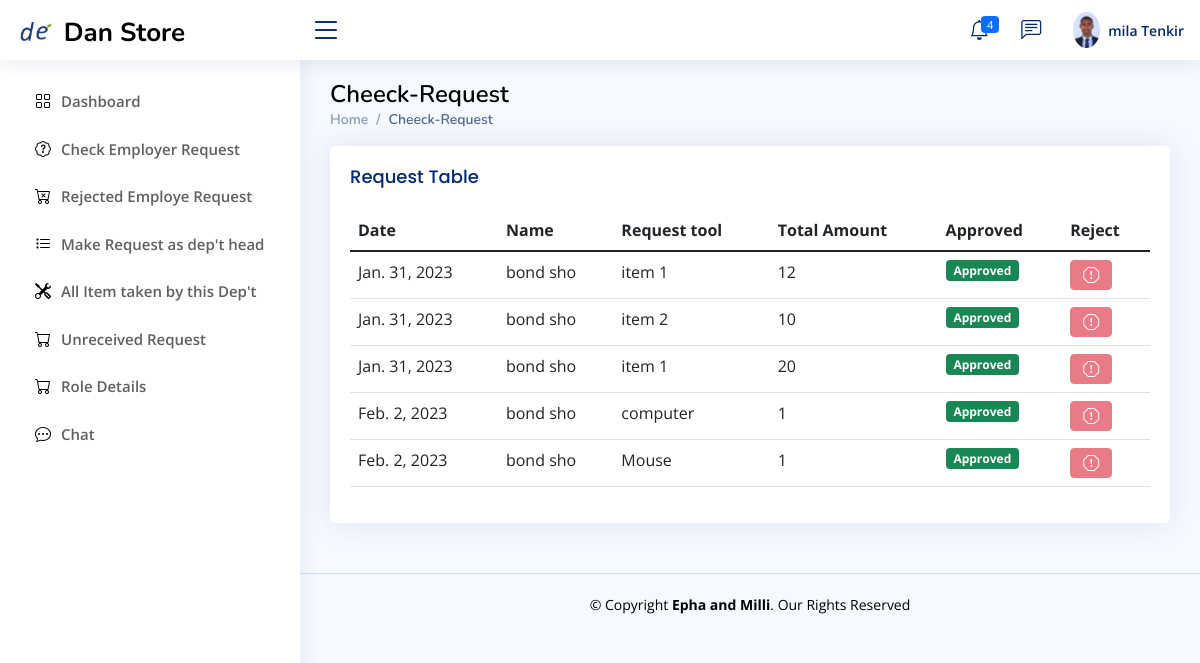
Page /department_head/check_request (signed in) on the earlier database version.
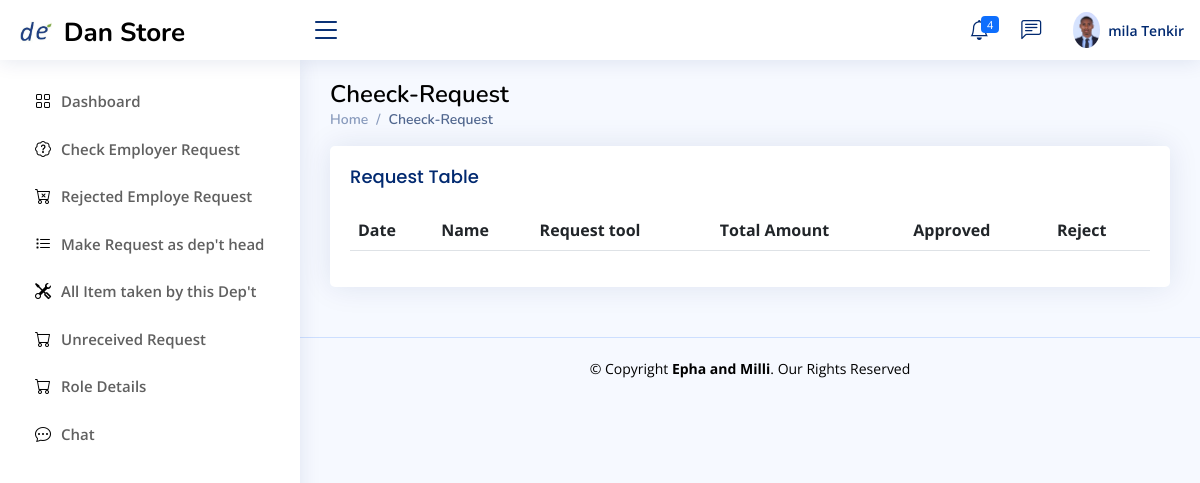
Same page on the later database version.
### Store_manager/models.py (models this page shows, shortened)
class employ(models.Model):
    user=models.ForeignKey(User,null=True,blank=True,on_delete=models.CASCADE)
    role= models.CharField(max_length=200,null=True,blank=True)
    profile_pic=models.ImageField(null=True,blank=True, upload_to='Profile/')
    Full_Name=models.CharField(max_length=300, null=True)
    gender = models.CharField(max_length=20,null=True,blank=True)
    phone1 = models.CharField(max_length=200, null=True)
    phone2 = models.CharField(max_length=200, null=True)
    facebook = models.CharField(max_length=200, null=True,blank=True)
    telegram = models.CharField(max_length=200, null=True,blank=True)
    instagram = models.CharField(max_length=200, null=True,blank=True)
    about = models.TextField(max_length=500, null=True)
    address = models.CharField(max_length=200, null=True)
    inDepartment = models.CharField(max_length=300,null=True)
    date_created = models.DateTimeField(auto_now_add=True, null=True)
    Thechnologist =models.BooleanField(blank=True,null=True,default=False)
    accessStore=models.ForeignKey(allStore,null=True,blank=True,on_delete=models.CASCADE)
    Titel = models.CharField(max_length=20,null=True,blank=True)
    Filed_Study = models.CharField(max_length=20,null=True,blank=True)
    Collage = models.CharField(max_length=20,null=True,blank=True)
    grade=models.CharField(max_length=20,null=True,blank=True)
    Year_Graguation = models.DateField(null=True,blank=True)
    Document=models.FileField(null=True,blank=True,upload_to="File/Document")

class employe_request_form1_permanent(models.Model):
    store_Keeper_action_choice=(
        ('Pending','Pending'),
        ('Allowed','Allowed'),
        ('Reject','Reject'),
        ('Received ','Received'),
    )
    dept_head_action_choice=(
        ('Pending','Pending'),
        ('Approved','Approved'),
        ('Rejected','Rejected'),
    )
    Recival_status=(
        ('Received ','Received'),
        ('Not_Received ','Not_Received'),
        ('Returned','Returned'),
    )
    request_store=models.ForeignKey(allStore,null=True,blank=True,on_delete=models.CASCADE)
    date=models.DateField(auto_now_add=True,null=True)
    dept_head_Action=models.CharField(max_length=200,null=True,choices=dept_head_action_choice,default='Pending')
    Store_Keeper_Action=models.CharField(max_length=200,null=True,choices=store_Keeper_action_choice,default='Pending')
    Recival_status_by_Employer=models.CharField(max_length=200,null=True,choices=Recival_status)
    Request_by=models.CharField(max_length=100,null=True,blank=True)
    Department=models.CharField(max_length=100,null=True,blank=True)
    checkd_by=models.ForeignKey(employ,null=True,blank=True,on_delete=models.CASCADE)
    Description=models.CharField(max_length=100,null=True,blank=True)
    unit=models.CharField(max_length=100,null=True,blank=True)
    req_qty=models.CharField(max_length=100,null=True,blank=True)
    Remark=models.CharField(max_length=100,null=True,blank=True)
    note=models.TextField(max_length=100,null=True,blank=True)
    Type_of_item=models.TextField(max_length=100,null=True,blank=True)
    Serial_No=models.TextField(max_length=100,null=True,blank=True)
    Unique_Name_No=models.TextField(max_length=100,null=True,blank=True)

### Department_Head/views.py (the view)
# urls.py: path('check_request',views.cheek_request,name="check_request"),
def cheek_request(request):
    try:
        if request.user.groups.all()[0].name == 'Dept_Head':
            curretnUser = request.user
            exploreU = employ.objects.get(user = curretnUser)
            me_with=exploreU
            admin=exploreU
            my_message=chatbot.objects.filter(me_with=me_with)
            all_request=employe_request_form1_permanent.objects.filter(Q(checkd_by=exploreU) & ~Q(Recival_status_by_Employer='Not_Received') )
            context={
                'all_request':all_request,
                'my_message':my_message,
                "admin":admin,
            }
            return render(request,'Department_head/check_request.html',context)
        messages.error(request, 'Permission denied ')
        return redirect('log-out')
    except IndexError as e:
        messages.error(request, 'Login Before ')
        return redirect('log-out')

### Templates/Department_head/check_request.html
{% extends 'Department_head/D_base.html' %}
{% block d_head  %}
<main id="main" class="main">
    <div class="pagetitle">
      <h1 style="color: black">Cheeck-Request</h1>
      <nav>
        <ol class="breadcrumb">
          <li class="breadcrumb-item"><a href="{% url 'dept-dashboard' %}">Home</a></li>
          <li class="breadcrumb-item active">Cheeck-Request</li>
        </ol>
      </nav>
    </div>
    <section class="section">
        <div class="row">
          <div class="col-lg-12">
            <div class="card recent-sales overflow-auto">
                <div class="card-body">
                  <h5 class="card-title">Request Table</h5>
                  <table class="table datatable">
                    <thead>
                      <tr>
                        <th scope="col">Date</th>
                        <th scope="col">Name</th>
                        <th scope="col">Request tool</th>
                        <th scope="col">Total Amount</th>
                        <th scope="col">Approved</th>
                        <th scope="col">Reject</th>
                      </tr>
                    </thead>
                    <tbody>
                      {% for request in all_request %}
                      <tr>
                        <td>{{request.date}}</td>
                        <td>{{request.Request_by}}</td>
                        <td>{{request.Description}}</td>
                        <td>{{request.req_qty}}</td>
                        {% if request.dept_head_Action == 'Pending' %}
                        <td>
                          <a href="{% url 'aprove_request' request.id %}" class="btn btn-success"><i class="bi bi-check-circle"></i></a>
                        </td>
                         <td>
                          <a href="{% url 'reject_request' request.id %}" class="btn btn-danger"><i class="bi bi-exclamation-octagon"></i></a>
                         </td>
                       </tr>
                       {% elif request.dept_head_Action == 'Approved' %}
                        <td><span class="badge bg-success">{{request.dept_head_Action}}</span></td>
                        <td>
                          <button type="button" class="btn btn-danger" disabled><i class="bi bi-exclamation-octagon"></i></button>
                        </td>
                        {% elif request.dept_head_Action == 'Rejected' %}
                        <td>
                          <button type="button" class="btn btn-success" disabled> <i class="bi bi-check-circle"></i></button>
                      </td>
                        <td><span class="badge bg-danger">{{request.dept_head_Action}}</span></td>
                        {% endif %}
                      </tr>
                     {% endfor %}
                    </tbody>
                  </table>
                </div>
              </div>
         </div>
    </section>
  </main>
{% endblock %}

### Templates/Department_head/D_base.html (shortened to what this page needs)
{% extends 'base.html' %} {% load static %}
{% block content %}
<header id="header" class="header fixed-top d-flex align-items-center">
  <div class="d-flex align-items-center justify-content-right">
    <a href="index.html" class="logo d-flex align-items-center">
      <img src="{% static '/img/newfile.png' %}" alt="" />
      <span
        class="d-none d-lg-block"
        style="color: black; margin-top: 5px; padding-left: 5px"
        >Dan Store</span
      >
    </a>
    <i class="bi bi-list toggle-sidebar-btn" style="margin-right: 10px"></i>
  </div>
  <nav class="header-nav ms-auto">
    <ul class="d-flex align-items-center">
      <li class="nav-item dropdown">
        <a class="nav-link nav-icon" href="#" data-bs-toggle="dropdown">
          <i class="bi bi-bell"></i>
          <span class="badge bg-primary badge-number">4</span> </a
        >
      </li>
      <li class="nav-item dropdown">
        <a class="nav-link nav-icon" href="#" data-bs-toggle="dropdown">
          <i class="bi bi-chat-left-text"></i>
      </li>
      <li class="nav-item dropdown pe-3">
        <a
          class="nav-link nav-profile d-flex align-items-center pe-0"
          href="#"
          data-bs-toggle="dropdown"
        >
          {% if admin.profile_pic %}
          <img
            src="{{admin.profile_pic.url}}"
            alt="Profile"
            class="rounded-circle"
          />
          {% endif %}
          <span class="d-none d-md-block ps-2"
            >{{user.first_name}} {{user.last_name}}</span
          > </a
        >
      </li>
    </ul>
  </nav>
</header>
<aside id="sidebar" class="sidebar">
  <ul class="sidebar-nav" id="sidebar-nav">
    <li class="nav-item">
        <a class="nav-link collapsed active" href="{% url 'dept-dashboard' %}">
          <i class="bi bi-grid" style="color: black"></i>
          <span style="color: rgb(96, 96, 96)">Dashboard</span>
        </a>
      </li>
    <li class="nav-item">
      <a class="nav-link collapsed active" href="{% url 'check_request' %}">
        <i class="bi bi-patch-question" style="color: black"></i>
        <span style="color: rgb(96, 96, 96)">Check Employer Request</span>
      </a>
    </li>
    <li class="nav-item">
      <a class="nav-link collapsed active" href="{% url 'rejected_emp_request' %}">
        <i class="bi bi-cart-x" style="color: black"></i>
        <span style="color: rgb(96, 96, 96)">Rejected Employe Request </span>
      </a>
    </li>
    <li class="nav-item">
      <a class="nav-link collapsed active" href="{% url 'make_request' %}">
        <i class="bi bi-list-task" style="color: black"></i>
        <span style="color: rgb(96, 96, 96)"> Make Request as dep't head</span>
      </a>
    </li>
    <li class="nav-item">
      <a class="nav-link collapsed active" href="{% url 'all_item_taken_by' %}">
        <i class="bi bi-tools" style="color: black"></i>
        <span style="color: rgb(96, 96, 96)">All Item taken by this Dep't</span>
      </a>
    </li>
    <li class="nav-item">
      <a class="nav-link collapsed active" href="{% url 'unreceived-request' %}">
        <i class="bi bi-cart" style="color: black"></i>
        <span style="color: rgb(96, 96, 96)">Unreceived Request</span>
      </a>
    </li>
    <li class="nav-item">
      <a class="nav-link collapsed active" href="{% url 'dept_role' %}">
        <i class="bi bi-cart" style="color: black"></i>
        <span style="color: rgb(96, 96, 96)">Role Details</span>
      </a>
    </li>
    <li class="nav-item">
      <a class="nav-link collapsed active" href="{% url 'dept_chat' %}">
        <i class="bi bi-chat-dots" style="color: black"></i>
        <span style="color: rgb(96, 96, 96)">Chat</span>
      </a>
    </li>
  </ul>
</aside>
{% block d_head %}
{% endblock %}
{% endblock %}

### Templates/base.html (shortened to what this page needs)
{% load static %}
<!DOCTYPE HTML PUBLIC "-//W3C//DTD HTML 4.01 Transitional//EN" "http://www.w3.org/TR/html4/loose.dtd">
<html lang="en">
  <head>
    <link
      href="{% static 'assets/vendor/bootstrap/css/bootstrap.min.css' %}"
      rel="stylesheet"
    />
    <link
      href="{% static 'assets/vendor/bootstrap-icons/bootstrap-icons.css' %}"
      rel="stylesheet"
    />
    <link
      href="{% static 'assets/vendor/boxicons/css/boxicons.min.css' %}"
      rel="stylesheet"
    />
    <link
      href="{% static 'assets/vendor/quill/quill.snow.css' %}"
      rel="stylesheet"
    />
    <link
      href="{% static 'assets/vendor/quill/quill.bubble.css' %}"
      rel="stylesheet"
    />
    <link
      href="{% static 'assets/vendor/remixicon/remixicon.css' %}"
      rel="stylesheet"
    />
    <link
      href="{% static 'assets/vendor/simple-datatables/style.css' %}"
      rel="stylesheet"
    />
    <link href="{% static 'assets/css/style.css' %}" rel="stylesheet" />
  </head>
  <body>
    {% block content %}
    {% endblock %}
    {% block footer %}
    <footer id="footer" class="footer">
      <div class="copyright" style="color: black">
        &copy; Copyright <strong><span>Epha and Milli</span></strong
        >. Our Rights Reserved
      </div>
    </footer>
    {% endblock %}
  </body>
</html>

### static/assets/css/style.css (style rules this page uses)
:root { scroll-behavior: smooth; }
body { font-family: "Open Sans", sans-serif; background: #f6f9ff; color: #444444; }
a { color: #4154f1; text-decoration: none; }
h1, h2, h3, h4, h5, h6 { font-family: "Nunito", sans-serif; }
#main { margin-top: 60px; padding: 20px 30px; transition: all 0.3s; }
.pagetitle { margin-bottom: 10px; }
.pagetitle h1 { font-size: 24px; margin-bottom: 0; font-weight: 600; color: #012970; }
.card { margin-bottom: 30px; border: none; border-radius: 5px; box-shadow: 0px 0 30px rgba(1, 41, 112, 0.1); }
.card-title { padding: 20px 0 15px 0; font-size: 18px; font-weight: 500; color: #012970; font-family: "Poppins", sans-serif; }
.card-body { padding: 0 20px 20px 20px; }
.breadcrumb { font-size: 14px; font-family: "Nunito", sans-serif; color: #899bbd; font-weight: 600; }
.breadcrumb a { color: #899bbd; transition: 0.3s; }
.breadcrumb .breadcrumb-item::before { color: #899bbd; }
.breadcrumb .active { color: #51678f; font-weight: 600; }
.logo { line-height: 1; }
@media (min-width: 1200px) { .logo { width: 280px; } }
.logo img { max-height: 26px; margin-right: 6px; }
.logo span { font-size: 26px; font-weight: 700; color: #012970; font-family: "Nunito", sans-serif; }
.header { transition: all 0.5s; z-index: 997; height: 60px; box-shadow: 0px 2px 20px rgba(1, 41, 112, 0.1); background-color: #fff; padding-left: 20px; }
.header .toggle-sidebar-btn { font-size: 32px; padding-left: 10px; cursor: pointer; color: #012970; }
.header-nav ul { list-style: none; }
.header-nav > ul { margin: 0; padding: 0; }
.header-nav .nav-icon { font-size: 20px; color: #012970; }
.header-nav .nav-profile { color: #012970; }
.header-nav .nav-profile img { max-height: 36px; }
.header-nav .nav-profile span { font-size: 14px; font-weight: 600; }
.header-nav .badge-number { position: absolute; inset: 4px 6px auto auto; font-weight: normal; font-size: 11px; padding: 3px 6px; }
.sidebar { position: fixed; top: 60px; left: 0; bottom: 0; width: 300px; z-index: 996; transition: all 0.3s; padding: 20px; overflow-y: auto; scrollbar-width: thin; scrollbar-color: #aab7cf transparent; box-shadow: 0px 0px 20px rgba(1, 41, 112, 0.1); background-color: #fff; }
@media (min-width: 1200px) { #main, #footer { margin-left: 300px; } }
.sidebar-nav { padding: 0; margin: 0; list-style: none; }
.sidebar-nav li { padding: 0; margin: 0; list-style: none; }
.sidebar-nav .nav-item { margin-bottom: 5px; }
.sidebar-nav .nav-link { display: flex; align-items: center; font-size: 15px; font-weight: 600; color: #4154f1; transition: 0.3; background: #f6f9ff; padding: 10px 15px; border-radius: 4px; }
.sidebar-nav .nav-link i { font-size: 16px; margin-right: 10px; color: #4154f1; }
.sidebar-nav .nav-link.collapsed { color: #012970; background: #fff; }
.sidebar-nav .nav-link.collapsed i { color: #899bbd; }
.footer { padding: 20px 0; font-size: 14px; transition: all 0.3s; border-top: 1px solid #cddfff; }
.footer .copyright { text-align: center; color: #012970; }

Differences in the rows shown:
removed employe_request_form1_permanent: date "Jan. 31, 2023", Request_by "bond sho", Description "item 1", req_qty "12", dept_head_Action "Approved"
removed employe_request_form1_permanent: date "Jan. 31, 2023", Request_by "bond sho", Description "item 2", req_qty "10", dept_head_Action "Approved"
removed employe_request_form1_permanent: date "Jan. 31, 2023", Request_by "bond sho", Description "item 1", req_qty "20", dept_head_Action "Approved"
removed employe_request_form1_permanent: date "Feb. 2, 2023", Request_by "bond sho", Description "computer", req_qty "1", dept_head_Action "Approved"
removed employe_request_form1_permanent: date "Feb. 2, 2023", Request_by "bond sho", Description "Mouse", req_qty "1", dept_head_Action "Approved"
